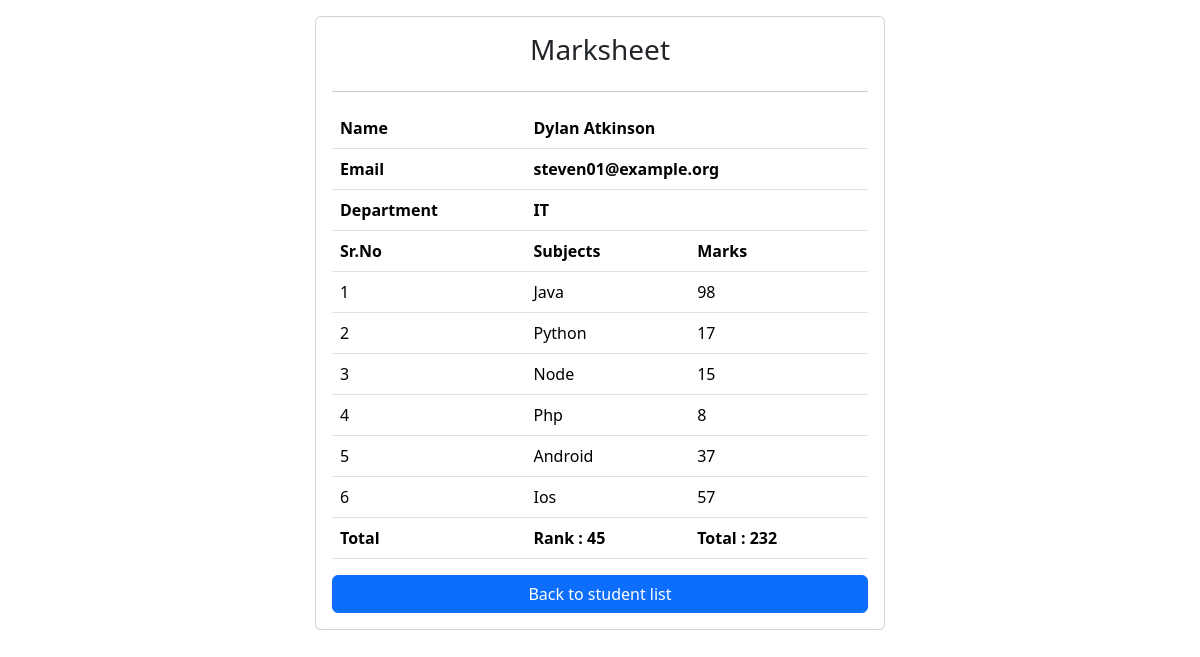
The page /marksheet?id=1 on the database its author committed.
### app/models.py (models this page shows)
class Marks(models.Model):
    student = models.ForeignKey(Student, on_delete=models.CASCADE)
    subject = models.ForeignKey(Subject, on_delete=models.CASCADE)
    marks = models.IntegerField(default=0)

class Student(models.Model):
    dept = models.ForeignKey(Department,on_delete=models.CASCADE)
    stid = models.ForeignKey(StudentId,on_delete=models.CASCADE)
    name = models.CharField(max_length=30)
    email  =models.CharField(max_length=50)
    age = models.IntegerField()

class Department(models.Model):
    name = models.CharField(max_length=20)

class Subject(models.Model):
    name = models.CharField(max_length=20)

### app/views.py (the view)
# urls.py: path("marksheet",marksheet,name="marksheet")
def marksheet(request):
    id = int(request.GET['id'])
    allstudents =  Marks.objects.filter(student_id=id)
    sum =  allstudents.aggregate(total = Sum("marks"))
    rankstduents = Student.objects.annotate(total=Sum("marks__marks")).order_by("-total")
    count = 0
    for ranks in rankstduents:
        count+=1
        if ranks.id==id :
            break;
    return render(request,"marksheet.html",{"students":allstudents,"sum":sum,"count":count})

### app/templates/marksheet.html (shortened to what this page needs)
<!DOCTYPE html>
<html lang="en">
<head>
    <link href="https://cdn.jsdelivr.net/npm/bootstrap@5.3.6/dist/css/bootstrap.min.css" rel="stylesheet">
</head>
<body>
        <div class="container">
            <div class="row">
                <div class="col-6 mx-auto card p-3 mt-3">
                    <h3 align="center">Marksheet</h3>
                    <hr>
                    <table class="table">
                        <tr>
                            <th>Name</th>
                            <th colspan="2">{{students.0.student.name}}</th>
                        </tr>
                        <tr>
                            <th>Email</th>
                            <th colspan="2">{{students.0.student.email}}</th>
                        </tr>
                        <tr>
                            <th>Department</th>
                            <th colspan="2">{{students.0.student.dept.name}}</th>
                        </tr>
                        <tr>
                            <th>Sr.No</th>
                            <th>Subjects</th>
                            <th>Marks</th>
                        </tr>
                        {%for student in students%}
                        <tr>
                            <td>{{forloop.counter}}</td>
                            <td>{{student.subject.name}}</td>
                            <td>{{student.marks}}</td>
                        </tr>
                        {%endfor%}
                        <tr>
                            <th>Total</th>
                            <th>Rank : {{count}}</th>
                            <th>Total : {{sum.total}} </th>
                        </tr>
                    </table>
                    <a href="{%url 'index'%}" class="btn btn-primary">Back to student list</a>
                </div>
            </div>
        </div>
</body>
</html>

### rows shown on the page
Marks: student.name "Dylan Atkinson", student.email "steven01@example.org", student.name "IT", subject.name "Java", marks "98"
Marks: subject.name "Python", marks "17"
Marks: subject.name "Node", marks "15"
Marks: subject.name "Php", marks "8"
Marks: subject.name "Android", marks "37"
Marks: subject.name "Ios", marks "57"

### other values the page prints
{{ count }} "45"
{{ sum.total }} "232"
